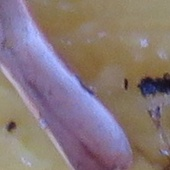
#> input picture Project_DSM/not_olive_fly/IMG_0597 102 referencia.JPG, 170 x 170 px; its folder holds only this picture in this run
$ python olivefly_classifier.py not_olive_fly
#> lines starting #> are read from the running program, lines starting #| are printed output that depends on the picture; after the words box and inside, x2 and y2 are one past the last pixel; in counts of white or black regions, pixels touching at a corner belong together
import glob
import argparse
import pathlib
import cv2
import numpy as np
from skimage.measure import label

parser = argparse.ArgumentParser(
    prog="OliveFly detection test script",
    description="""
        This scripts tests the olive fly detection algorithm
        against a set of images.""")

parser.add_argument('directory', help='location of the dataset',
                    type=pathlib.Path)
parser.add_argument('--verbose', '-v', action="store_true")


# =======================================================
# NEURAL NETWORK PARAMETERS (trained by train_classifier.py)
# 13 inputs -> 10 hidden (ReLU) -> 1 output (sigmoid)
# =======================================================
THRESHOLD = 0.69
X_MEAN = np.array([0.08365379220050506, 1.1019440629902508, 0.7894485621677511, 0.4759238328788182, 1.9748598484482682, 36.93152753712406, 124.18664089740895, 91.2644917274316, 130.82020410074938, 143.13262409673217, 2.8606879606879607, 47.52655995600627, 0.5966270939735213])
X_STD  = np.array([0.07383688855191328, 0.5564002947556022, 0.1323079153876091, 0.17416153705423493, 0.7826395771779009, 28.8924255314286, 50.86951592638992, 47.498898650296745, 4.642284170519928, 12.648002022235074, 2.224280248200121, 31.232244507063665, 0.1480814028094457])
W1 = np.array([[-0.6756362089886485, 1.1895597697526856, 0.7951428319275429, -0.2886909636547644, -1.7346553373033191, -2.143105827071289, 0.23042942679204886, 0.7634264425731154, -0.10792898932636773, 1.0852611393812062], [-0.014342194250688802, 0.15281654938532696, 0.016662863615874927, 0.3918204995594099, -0.04708814061635956, 0.0855486102129715, -0.06112879366767353, 0.20267178691501256, -0.05285256188074273, 0.012287432465337079], [-0.04856110403186239, 0.34712891098048676, 0.36966359336558435, -0.49922289247760177, -0.43085016732428094, 0.4550584470709136, -0.12131498254774663, -0.7597344940552506, 0.3168218701141997, -0.3621010068444908], [0.790362236834751, -0.421780305658497, -0.5430206235172743, -0.8751703265165977, 0.451702420591764, 0.27827293779994877, 0.5902952419103288, -0.8293207313071069, -0.3934282571591549, -0.9320734617102765], [0.25962226930809246, 0.4655680717620421, 0.29328394767117044, 0.5671254514211075, -0.28776156691470284, 0.18781434637338235, -0.038910928745512864, -0.5703123401408775, 0.12281143905720232, -0.26233609262825974], [0.9835574773635544, 0.19397052940365117, 0.21796562785241724, 0.2018324663337463, -0.3003446207377556, 0.42057225722751135, -1.2137943076187765, -1.114572986912628, -0.17826639729590424, -0.017878263611014078], [-0.10904889852744672, 0.034698076661597965, 1.7785811765855966, -0.1848677866804208, -0.4078999384175894, 0.2339651937590806, -1.533543088981983, 1.1006401916750657, -0.33671591222048214, 0.12384676826091476], [-0.6344764565090913, 0.14715668481205113, -0.29005104337104903, 0.4383460254529539, -0.6418270222741085, 0.44875711789616507, 0.6953837010496497, -0.26207838407891537, -0.5482446013397709, 0.14284545392212442], [0.8059153490936479, -0.5296297130548354, -0.3906904566670874, 0.2220492159185696, 0.20743371540895325, 0.226176639020651, -0.12438542730186171, 0.2743255576690131, -0.18268717433739134, 0.08169815548855164], [-0.7293408046586695, 0.06400309636082663, -0.814147626606113, -0.44419241075246413, 0.3779959225342873, -0.6196826689722652, 0.3878896979285695, -1.2036367451405898, -1.2362019170954648, -0.6520916825529119], [-0.4075717933582585, -0.13884048202367086, 0.12983688327183543, 0.0467224162004279, 0.4545569646791144, -0.10243735550216646, -0.029654386964009804, -0.2297451337605024, -0.08664859721436352, -0.561559337884911], [-0.68545976938811, -0.9328703168392349, 0.9360511059257195, 0.020657955443650237, -0.7995608321476106, -0.392722619775219, -0.23292905413320933, -0.09241098506605205, 0.9654159834077508, 0.13494113291782386], [0.03373009486483809, 0.8643963203514412, 0.28104620107797096, -0.7182027504632529, -1.1734117793390575, 0.22446744767064544, -0.7224181473901377, 0.41740960436778496, 0.7860651405289539, 0.5239814014673649]])
B1 = np.array([0.566685811642649, 0.8587219536226088, -1.603666751961894, -0.5098417813487097, 0.07430696048825487, -0.8801548031167337, 0.9870546083680783, 0.08177111438161713, -0.6640332736300643, 0.6510148332038598])
W2 = np.array([[1.5003926132815617], [-1.2849527351274128], [2.361170844948447], [-0.7519866593339499], [-1.5698493113469314], [-2.5009436400871268], [1.618950697349959], [1.0179496338450933], [-1.6107857420306018], [-0.7281050879075026]])
B2 = np.array([0.845348646913506])


# =======================================================
# COLOR-SPACE FOREGROUND SEGMENTATION
# =======================================================
# The trap background is saturated yellow; insects/debris are dark and
# non-yellow. In CIELAB the yellow background sits at high b* while the
# foreground sits at low b*, so an Otsu split on the b* channel isolates the
# insect far more cleanly than a grayscale Otsu (which is fooled by shadows /
# lighting). Morphological open+close drops specks and fills gaps.
def extract_foreground_mask(img, kernel_size=7):
    lab = cv2.cvtColor(img, cv2.COLOR_BGR2LAB)
    b_channel = lab[:, :, 2]
    _, bw = cv2.threshold(b_channel, -1, 255, cv2.THRESH_BINARY_INV + cv2.THRESH_OTSU)

    kernel = np.ones((kernel_size, kernel_size), np.uint8)
    bw = cv2.morphologyEx(bw, cv2.MORPH_OPEN, kernel)
    bw = cv2.morphologyEx(bw, cv2.MORPH_CLOSE, kernel)

    labels = label(bw)
    if bw.sum() == 0:
        return np.zeros(bw.shape, np.uint8), labels
    label_of_largest_region = np.argmax(np.bincount(labels.flat, weights=bw.flat))
    return (labels == label_of_largest_region).astype(np.uint8), labels


# =======================================================
# FEATURE EXTRACTION (13 features) — must match train_classifier.py
# =======================================================
def compute_features(image):
    H, W = image.shape[:2]
    mask, labels = extract_foreground_mask(image)
    area = float(mask.sum())
    area_frac = area / (H * W)

    contours, _ = cv2.findContours(mask, cv2.RETR_EXTERNAL, cv2.CHAIN_APPROX_SIMPLE)
    aspect = solidity = circ = ecc = hu1 = 0.0
    if contours:
        c = max(contours, key=cv2.contourArea)
        ca = cv2.contourArea(c)
        x, y, w, h = cv2.boundingRect(c)
        aspect = float(w) / h if h > 0 else 1.0
        hull = cv2.contourArea(cv2.convexHull(c))
        solidity = ca / hull if hull > 0 else 0.0
        perim = cv2.arcLength(c, True)
        circ = min(4 * np.pi * ca / (perim * perim), 1.5) if perim > 0 else 0.0
        if len(c) >= 5:
            (_, _), (MA, ma), _ = cv2.fitEllipse(c)
            ecc = min(max(MA, ma) / min(MA, ma), 5.0) if min(MA, ma) > 0 else 0.0
        hu = cv2.HuMoments(cv2.moments(c)).flatten()
        hu1 = float(-np.sign(hu[0]) * np.log10(abs(hu[0]) + 1e-30))

    hsv = cv2.cvtColor(image, cv2.COLOR_BGR2HSV)
    lab = cv2.cvtColor(image, cv2.COLOR_BGR2LAB)
    gray = cv2.cvtColor(image, cv2.COLOR_BGR2GRAY)
    m = mask.astype(bool)
    if m.any():
        hue = float(hsv[:, :, 0][m].mean())
        sat = float(hsv[:, :, 1][m].mean())
        val = float(hsv[:, :, 2][m].mean())
        lab_a = float(lab[:, :, 1][m].mean())
        lab_b = float(lab[:, :, 2][m].mean())
        bg = gray[~m].mean() if (~m).any() else gray[m].mean()
        contrast = float(bg - gray[m].mean())
    else:
        hue = sat = val = lab_a = lab_b = contrast = 0.0

    counts = np.bincount(labels.flat)
    if len(counts):
        counts[0] = 0
    ncomp = float((counts > 0.1 * area).sum()) if area > 0 else 0.0

    return np.array([area_frac, aspect, solidity, circ, ecc,
                     hue, sat, val, lab_a, lab_b, ncomp, contrast, hu1])


# =======================================================
# REQUIRED ASSIGNMENT PROTOTYPE FUNCTION (NEURAL NETWORK)
# =======================================================
def detect_olive_fly(image) -> bool:
    """
    Classifies olive flies using an ultra-lightweight Neural Network forward pass.
    Aligns with curriculum matrix guidelines for zero-overhead edge deployment.
    """
    try:
        # 1. Extract and standardize physical attributes
        raw_features = compute_features(image)
        scaled_features = (raw_features - X_MEAN) / X_STD

        # 2. Hidden Layer Propagation: Z1 = A1*W1 + B1
        z1 = np.dot(scaled_features, W1) + B1
        a2 = np.maximum(0, z1)  # ReLU non-linear activation function

        # 3. Output Layer Propagation: Z2 = A2*W2 + B2
        z2 = np.dot(a2, W2) + B2

        # Sigmoid activation function mapping to classification boundaries
        probability = 1 / (1 + np.exp(-np.clip(z2[0], -500, 500)))

        return bool(probability >= THRESHOLD)

    except Exception:
        return False


# =======================================================
# AUTOMATED EVALUATION TRACKER
# =======================================================
def main():
    args = parser.parse_args()

    TP, TN, FP, FN = 0, 0, 0, 0

    for filename in glob.glob(str(args.directory)+"/**/*.JPG", recursive=True):
        img = cv2.imread(filename)
#> img is the input picture: shape (170, 170, 3); mean B, G, R 121.9, 120.3, 135.9
        if "not_olive_fly" in filename:
            olive_fly = False
        elif "olive_fly" in filename:
            olive_fly = True
        else:
            print(f"{filename} not labeled.")
            continue

        detection_result = detect_olive_fly(img)
#> in extract_foreground_mask, `lab = cv2.cvtColor(img, cv2.COLOR_BGR2LAB)`: lab: shape (170, 170, 3); mean of channels 0, 1, 2 132.7, 135.2, 129.6
#> in extract_foreground_mask, `b_channel = lab[:, :, 2]`:
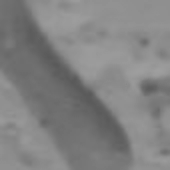
#> b_channel: shape (170, 170); min 89, max 159, mean 129.6
#> in extract_foreground_mask, `_, bw = cv2.threshold(b_channel, -1, 255, cv2.THRESH_BINARY_INV + cv2...`:
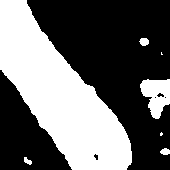
#> bw: shape (170, 170); 40.6% white; 7 white regions (2 under 20 px), largest, box (x1, y1, x2, y2) and area: (0, 0, 132, 170) 10772, (140, 79, 170, 119) 785, (139, 38, 149, 46) 62, (160, 148, 170, 155) 53, (24, 157, 32, 165) 39
#> in extract_foreground_mask, `bw = cv2.morphologyEx(bw, cv2.MORPH_OPEN, kernel)`:
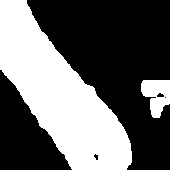
#> bw: shape (170, 170); 39.9% white; 2 white regions, box (x1, y1, x2, y2) and area: (0, 0, 132, 170) 10772, (141, 80, 170, 118) 754
#> in extract_foreground_mask, `bw = cv2.morphologyEx(bw, cv2.MORPH_CLOSE, kernel)`:
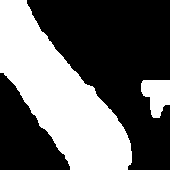
#> bw: shape (170, 170); 40.1% white; 2 white regions, box (x1, y1, x2, y2) and area: (0, 0, 132, 170) 10801, (141, 80, 170, 118) 784
#> in extract_foreground_mask, `labels = label(bw)`:
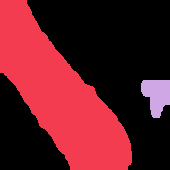
#> labels: shape (170, 170) int64; 3 distinct labels, from 0 to 2; one colour per label, 0 black
#> in extract_foreground_mask, `label_of_largest_region = np.argmax(np.bincount(labels.flat, weights=b..`: label_of_largest_region = 1
#> in compute_features, `mask, labels = extract_foreground_mask(image)`:
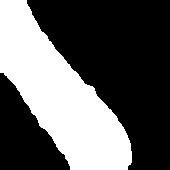
#> mask: shape (170, 170); values 0 (black) and 1 (white), 37.4% white; 1 white region
#> in compute_features, `area = float(mask.sum())`: area = 10801
#> in compute_features, `area_frac = area / (H * W)`: area_frac = 0.374
#> in compute_features, `contours, _ = cv2.findContours(mask, cv2.RETR_EXTERNAL, cv2.CHAIN_APPR..`: contours = 1 contour; box (x1, y1, x2, y2) and area: (0, 0, 132, 170) 10580
#> in compute_features, `c = max(contours, key=cv2.contourArea)`: c = contour of 165 points, box (x1, y1, x2, y2) (0, 0, 132, 170), area 10580
#> in compute_features, `ca = cv2.contourArea(c)`: ca = 10580
#> in compute_features, `x, y, w, h = cv2.boundingRect(c)`: x = 0; w = 132; h = 170
#> in compute_features, `aspect = float(w) / h if h > 0 else 1.0`: aspect = 0.776
#> in compute_features, `hull = cv2.contourArea(cv2.convexHull(c))`: hull = 11572.5
#> in compute_features, `solidity = ca / hull if hull > 0 else 0.0`: solidity = 0.914
#> in compute_features, `perim = cv2.arcLength(c, True)`: perim = 506.3
#> in compute_features, `circ = min(4 * np.pi * ca / (perim * perim), 1.5) if perim > 0 else 0.0`: circ = 0.519
#> in compute_features, `(_, _), (MA, ma), _ = cv2.fitEllipse(c)`: MA = 63.46; ma = 308.2
#> in compute_features, `ecc = min(max(MA, ma) / min(MA, ma), 5.0) if min(MA, ma) > 0 else 0.0`: ecc = 4.86
#> in compute_features, `hu = cv2.HuMoments(cv2.moments(c)).flatten()`: hu = [0.291, 0.0565, 0.00119, 0.000324, 1.75e-07, 4.71e-05, -9.77e-08]
#> in compute_features, `hu1 = float(-np.sign(hu[0]) * np.log10(abs(hu[0]) + 1e-30))`: hu1 = 0.537
#> in compute_features, `hsv = cv2.cvtColor(image, cv2.COLOR_BGR2HSV)`: hsv: shape (170, 170, 3); mean H, S, V 68.7, 71.1, 146
#> in compute_features, `gray = cv2.cvtColor(image, cv2.COLOR_BGR2GRAY)`:
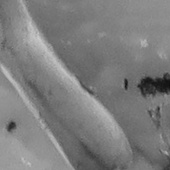
#> gray: shape (170, 170); min 15, max 205, mean 125.1
#> in compute_features, `hue = float(hsv[:, :, 0][m].mean())`: hue = 136
#> in compute_features, `sat = float(hsv[:, :, 1][m].mean())`: sat = 67.2
#> in compute_features, `val = float(hsv[:, :, 2][m].mean())`: val = 160.9
#> in compute_features, `lab_a = float(lab[:, :, 1][m].mean())`: lab_a = 142.7
#> in compute_features, `lab_b = float(lab[:, :, 2][m].mean())`: lab_b = 109.2
#> in compute_features, `bg = gray[~m].mean() if (~m).any() else gray[m].mean()`: bg = 123.1
#> in compute_features, `contrast = float(bg - gray[m].mean())`: contrast = -5.51
#> in compute_features, `counts = np.bincount(labels.flat)`: counts = [17315, 10801, 784]
#> in compute_features, `ncomp = float((counts > 0.1 * area).sum()) if area > 0 else 0.0`: ncomp = 1
#> in detect_olive_fly, `raw_features = compute_features(image)`: raw_features = [0.374, 0.776, 0.914, 0.519, 4.86, 136, 67.2, 160.9, 142.7, 109.2, 1, -5.51, 0.537]
#> in detect_olive_fly, `scaled_features = (raw_features - X_MEAN) / X_STD`: scaled_features = [3.93, -0.585, 0.943, 0.246, 3.68, 3.43, -1.12, 1.47, 2.57, -2.68, -0.837, -1.7, -0.406]
#> in detect_olive_fly, `z1 = np.dot(scaled_features, W1) + B1`: z1 = [7.11, 8.04, 0.503, 3.05, -8.61, -3.42, -0.256, -1.39, -0.481, 5.37]
#> in detect_olive_fly, `a2 = np.maximum(0, z1)`: a2 = [7.11, 8.04, 0.503, 3.05, 0, 0, 0, 0, 0, 5.37]
#> in detect_olive_fly, `z2 = np.dot(a2, W2) + B2`: z2 = [-3.84]
#> in detect_olive_fly, `probability = 1 / (1 + np.exp(-np.clip(z2[0], -500, 500)))`: probability = 0.0211
#> detection_result = False

        if olive_fly and detection_result:
            TP += 1
        elif olive_fly and not detection_result:
            FN += 1
        elif not olive_fly and detection_result:
            FP += 1
        else:
            TN += 1

        if args.verbose:
            if detection_result:
                print(f"{filename} contains an olive fly.")
            else:
                print(f"{filename} does not contain an olive fly.")

    print(f"TP: {TP}, TN: {TN}, FP: {FP}, FN: {FN}")
    if (TP + FP) > 0 and (TP + FN) > 0:
        precision = TP / (TP + FP)
        recall = TP / (TP + FN)
        print(f"Precision: {precision:.4f}, Recall: {recall:.4f}")

if __name__ == "__main__":
    main()

$ run again, on Project_DSM/not_olive_fly/IMG_0597 279 referencia.JPG
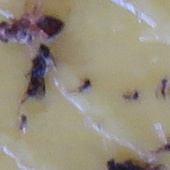
#> input picture Project_DSM/not_olive_fly/IMG_0597 279 referencia.JPG, 170 x 170 px
#> in main, img is the input picture: shape (170, 170, 3); mean B, G, R 124.9, 141.6, 149.6
#> lab: shape (170, 170, 3); mean of channels 0, 1, 2 150.3, 128.4, 137.9
#> in extract_foreground_mask, `labels = label(bw)`:
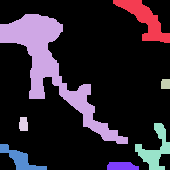
#> labels: shape (170, 170) int64; 8 distinct labels, from 0 to 7; one colour per label, 0 black
#> label_of_largest_region = 2
#> mask: shape (170, 170); values 0 (black) and 1 (white), 13.6% white; 1 white region
#> area = 3921
#> area_frac = 0.136
#> contours = 1 contour; box (x1, y1, x2, y2) and area: (0, 14, 128, 144) 3666
#> c = contour of 174 points, box (x1, y1, x2, y2) (0, 14, 128, 144), area 3666
#> ca = 3666.5
#> x = 0; y = 14; w = 128; h = 130
#> aspect = 0.985
#> hull = 7910.5
#> solidity = 0.463
#> perim = 555.5
#> circ = 0.149
#> MA = 59.21; ma = 145.9
#> ecc = 2.46
#> hu = [0.58, 0.24, 0.0831, 0.0575, 0.00397, 0.0276, 0.000155]
#> hu1 = 0.236
#> hsv: shape (170, 170, 3); mean H, S, V 41.1, 49.9, 150.9
#> in compute_features, `gray = cv2.cvtColor(image, cv2.COLOR_BGR2GRAY)`:
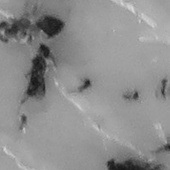
#> gray: shape (170, 170); min 18, max 218, mean 142
#> hue = 108.9
#> sat = 49.89
#> val = 121.1
#> lab_a = 135.3
#> lab_b = 123.8
#> bg = 147.3
#> contrast = 38.99
#> counts = [22497, 933, 3921, 88, 114, 670, 451, 226]
#> ncomp = 4
#> raw_features = [0.136, 0.985, 0.463, 0.149, 2.46, 108.9, 49.89, 121.1, 135.3, 123.8, 4, 38.99, 0.236]
#> scaled_features = [0.705, -0.211, -2.46, -1.88, 0.625, 2.49, -1.46, 0.629, 0.966, -1.53, 0.512, -0.273, -2.43]
#> z1 = [2.89, -0.112, -3, 6.14, 1.27, -2.27, 1.08, 0.0943, -1.5, 3.23]
#> a2 = [2.89, 0, 0, 6.14, 1.27, 0, 1.08, 0.0943, 0, 3.23]
#> z2 = [-1.93]
#> probability = 0.126
#> detection_result = False

$ run again, on Project_DSM/not_olive_fly/IMG_0597 304 referencia.JPG
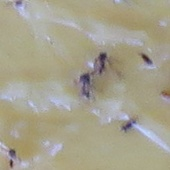
#> input picture Project_DSM/not_olive_fly/IMG_0597 304 referencia.JPG, 170 x 170 px
#> in main, img is the input picture: shape (170, 170, 3); mean B, G, R 141.5, 161, 165.9
#> lab: shape (170, 170, 3); mean of channels 0, 1, 2 168.8, 126.5, 138.9
#> in extract_foreground_mask, `labels = label(bw)`:
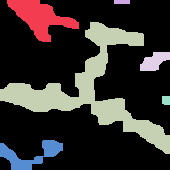
#> labels: shape (170, 170) int64; 7 distinct labels, from 0 to 6; one colour per label, 0 black
#> label_of_largest_region = 3
#> mask: shape (170, 170); values 0 (black) and 1 (white), 18% white; 1 white region
#> area = 5212
#> area_frac = 0.18
#> contours = 1 contour; box (x1, y1, x2, y2) and area: (0, 22, 170, 154) 4877
#> c = contour of 229 points, box (x1, y1, x2, y2) (0, 22, 170, 154), area 4877
#> ca = 4877
#> x = 0; y = 22; w = 170; h = 132
#> aspect = 1.29
#> hull = 12906
#> solidity = 0.378
#> perim = 731
#> circ = 0.115
#> MA = 99.81; ma = 206.5
#> ecc = 2.07
#> hu = [0.571, 0.0264, 0.184, 0.0018, 3.26e-05, 8.08e-05, -1.8e-06]
#> hu1 = 0.243
#> hsv: shape (170, 170, 3); mean H, S, V 38, 42.4, 167.3
#> in compute_features, `gray = cv2.cvtColor(image, cv2.COLOR_BGR2GRAY)`:
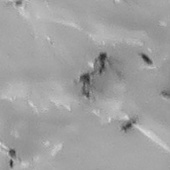
#> gray: shape (170, 170); min 37, max 214, mean 160.2
#> hue = 74.13
#> sat = 18.59
#> val = 169.4
#> lab_a = 129
#> lab_b = 127.2
#> bg = 159.7
#> contrast = -3.17
#> counts = [21018, 1384, 64, 5212, 374, 70, 778]
#> ncomp = 3
#> raw_features = [0.18, 1.29, 0.378, 0.115, 2.07, 74.13, 18.59, 169.4, 129, 127.2, 3, -3.17, 0.243]
#> scaled_features = [1.31, 0.334, -3.11, -2.07, 0.12, 1.29, -2.08, 1.64, -0.383, -1.26, 0.0626, -1.62, -2.39]
#> z1 = [0.286, 2.3, -5.44, 6.2, 1.13, -4.04, 4.84, 1.56, -3.23, 4.34]
#> a2 = [0.286, 2.3, 0, 6.2, 1.13, 0, 4.84, 1.56, 0, 4.34]
#> z2 = [-1.86]
#> probability = 0.135
#> detection_result = False

$ run again, on Project_DSM/not_olive_fly/IMG_0597 306 referencia.JPG
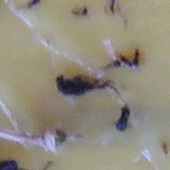
#> input picture Project_DSM/not_olive_fly/IMG_0597 306 referencia.JPG, 170 x 170 px
#> in main, img is the input picture: shape (170, 170, 3); mean B, G, R 126.4, 140.4, 146.2
#> lab: shape (170, 170, 3); mean of channels 0, 1, 2 149, 127.9, 136.2
#> labels: shape (170, 170) int64; 6 distinct labels, from 0 to 5
#> label_of_largest_region = 4
#> mask: shape (170, 170); values 0 (black) and 1 (white), 13.7% white; 1 white region
#> area = 3971
#> area_frac = 0.137
#> contours = 1 contour; box (x1, y1, x2, y2) and area: (0, 95, 160, 163) 3720
#> c = contour of 152 points, box (x1, y1, x2, y2) (0, 95, 160, 163), area 3720
#> ca = 3719.5
#> x = 0; y = 95; w = 160; h = 68
#> aspect = 2.35
#> hull = 8446
#> solidity = 0.44
#> perim = 541.2
#> circ = 0.16
#> MA = 65.52; ma = 159
#> ecc = 2.43
#> hu = [0.756, 0.45, 0.0528, 0.0426, 0.00201, 0.0278, -0.000202]
#> hu1 = 0.122
#> hsv: shape (170, 170, 3); mean H, S, V 41.4, 42.7, 148.1
#> in compute_features, `gray = cv2.cvtColor(image, cv2.COLOR_BGR2GRAY)`:
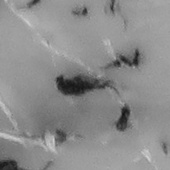
#> gray: shape (170, 170); min 17, max 206, mean 140.5
#> hue = 91.57
#> sat = 23.01
#> val = 148.9
#> lab_a = 130.2
#> lab_b = 124.3
#> bg = 140.6
#> contrast = 0.852
#> counts = [22064, 1010, 40, 1637, 3971, 178]
#> ncomp = 3
#> raw_features = [0.137, 2.35, 0.44, 0.16, 2.43, 91.57, 23.01, 148.9, 130.2, 124.3, 3, 0.852, 0.122]
#> scaled_features = [0.728, 2.25, -2.64, -1.82, 0.578, 1.89, -1.99, 1.21, -0.135, -1.49, 0.0626, -1.49, -3.21]
#> z1 = [2.06, 1.25, -5.31, 7.58, 2.72, -2.22, 3.94, 0.199, -3.35, 2.9]
#> a2 = [2.06, 1.25, 0, 7.58, 2.72, 0, 3.94, 0.199, 0, 2.9]
#> z2 = [-3.17]
#> probability = 0.0405
#> detection_result = False
